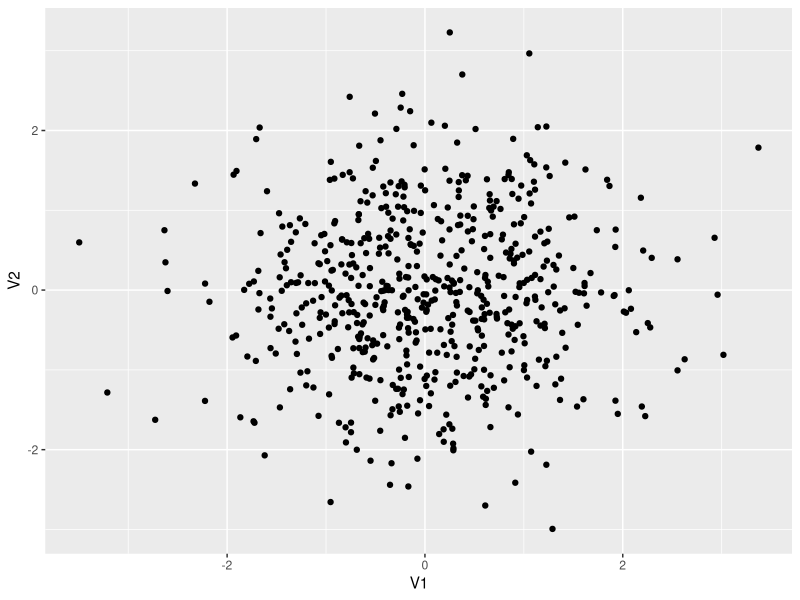

Source code (R):
## ---- chunk 1
library(tidyverse)
library(MASS)
## ---- chunk 2
knitr::opts_chunk$set(fig.pos = 'H',
                      fig.asp = 0.618,
                      fig.width = 4,
                      fig.cap = "", 
                      fig.path = "",
                      echo = FALSE,
                      message = FALSE,
                      fig.show = "hold")
## ---- chunk 3
set.seed(42)
d <-
  mvrnorm(n = 600,
          mu = c(0, 0),
          Sigma = diag(2)
          ) %>% 
  as_tibble() 

ggplot(d) +
  aes(x = V1, y = V2) +
  geom_point()
